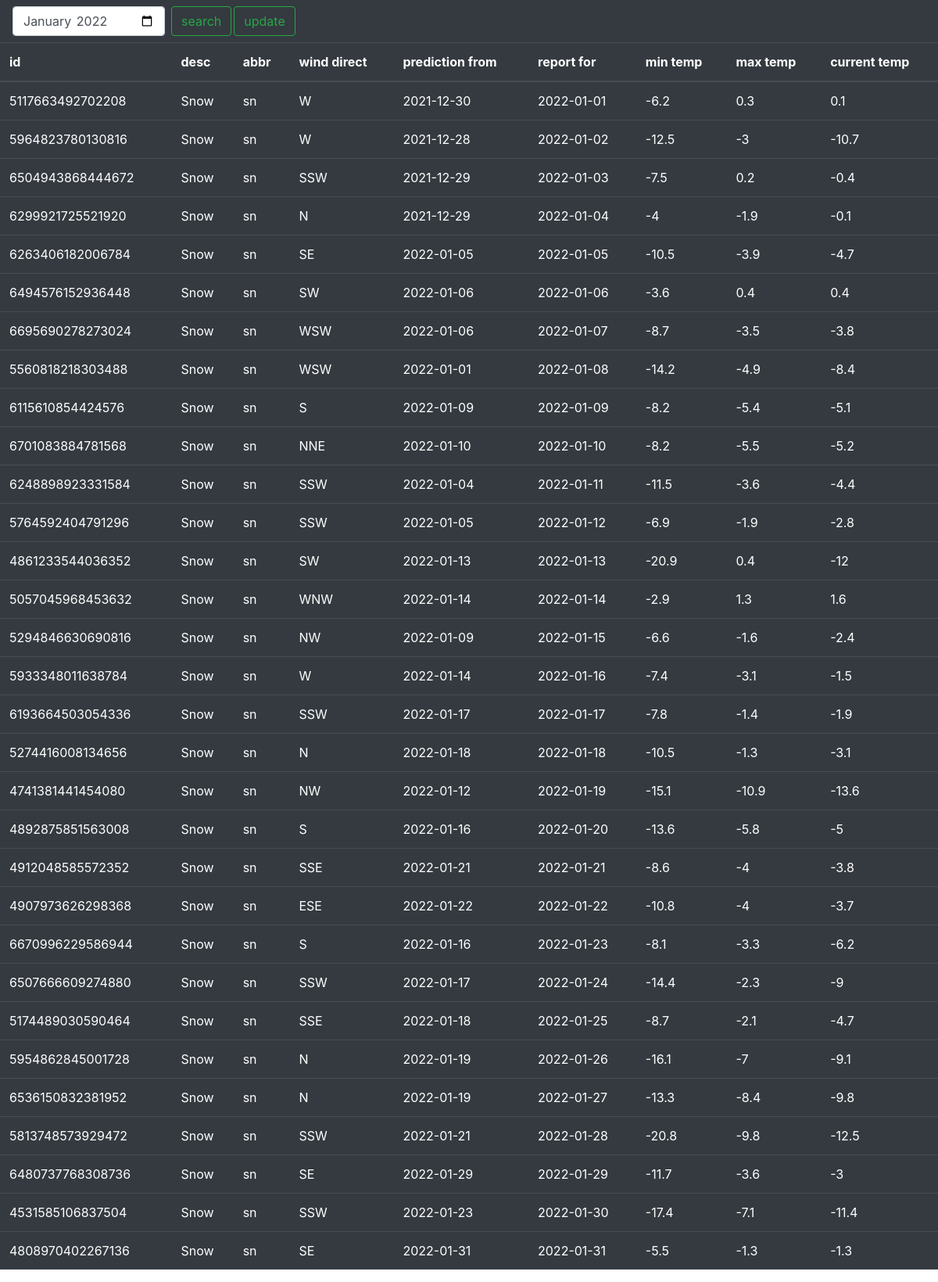
The page / on the database its author committed.
### tables this page shows
CREATE TABLE weather (
                                        id integer,
                                        weather_state_name text,
                                        weather_state_abbr text,
                                        wind_direction_compass text,
                                        created text,
                                        applicable_date text PRIMARY KEY,
                                        min_temp integer,
                                        max_temp integer,
                                        the_temp integer);

### run.py (the view, shortened to what this page needs)
@app.route("/", methods=["GET", "POST"])
def index():
    if request.method == "GET":
      date = time.strftime("%Y-%m")
      result = user_select(time.strftime("%Y-%m"))
      return render_template("index.html", data=result, cur_month=date)
    return render_template("index.html", data=result2, cur_month=userdate, showmodal=showmodal)

### db.py (called while the page is built)
def user_select(userdate):
    date=userdate
    conn = sqlite3.connect(dbfile)
    c = conn.cursor()
    result = c.execute("SELECT * FROM weather WHERE strftime('%Y-%m', applicable_date) = ? ORDER BY applicable_date ASC", (date,)).fetchall()
    conn.close()
    return(result)

### templates/index.html (shortened to what this page needs)
<!DOCTYPE html>
<html>
<link rel="stylesheet" href="https://cdn.jsdelivr.net/npm/bootstrap@4.6.1/dist/css/bootstrap.min.css">
<head>
</head>
<nav class="navbar navbar-dark bg-dark">
    <form action="{{ url_for('index') }}" method="post" class="form-inline my-2 my-lg-0">
     <input class="form-control mr-sm-2" type="month" id="start" name="update_month" value="{{cur_month}}"
       min="2016-01-01" max="2023-12-31">
      <input class="btn btn-outline-success my-2 my-sm-0" type ="submit" name="action" value="search">
      <input style="margin-left:3px" class="btn btn-outline-success my-2 my-sm-0" type ="submit" name="action" value="update">
    </form>
</nav>
<table class="table table-hover table-dark">
 <thead>
  <tr>
   <th>id</th>
   <th>desc</th>
   <th>abbr</th>
   <th>wind direct</th>
   <th>prediction from</th>
   <th>report for</th>
   <th>min temp</th>
   <th>max temp</th>
   <th>current temp</th>
   </tr>
   {% for row in data %}
        <tr>
        {% for d in row %}
            <td>{{ d }}</td>
        {% endfor %}
        </tr>
    {% endfor %}
</table>

### rows shown on the page
weather: id "5117663492702208", weather_state_name "Snow", weather_state_abbr "sn", row "W", created "2021-12-30", applicable_date "2022-01-01", min_temp "-6.2", max_temp "0.3", the_temp "0.1"
weather: id "5964823780130816", weather_state_name "Snow", weather_state_abbr "sn", row "W" "-3", created "2021-12-28", applicable_date "2022-01-02", min_temp "-12.5", the_temp "-10.7"
weather: id "6504943868444672", weather_state_name "Snow", weather_state_abbr "sn", wind_direction_compass "SSW", created "2021-12-29", applicable_date "2022-01-03", min_temp "-7.5", max_temp "0.2", the_temp "-0.4"
weather: id "6299921725521920", weather_state_name "Snow", weather_state_abbr "sn", row "N" "-4", created "2021-12-29", applicable_date "2022-01-04", max_temp "-1.9", the_temp "-0.1"
weather: id "6263406182006784", weather_state_name "Snow", weather_state_abbr "sn", wind_direction_compass "SE", created "2022-01-05", applicable_date "2022-01-05", min_temp "-10.5", max_temp "-3.9", the_temp "-4.7"
weather: id "6494576152936448", weather_state_name "Snow", weather_state_abbr "sn", wind_direction_compass "SW", created "2022-01-06", applicable_date "2022-01-06", min_temp "-3.6", max_temp "0.4", the_temp "0.4"
weather: id "6695690278273024", weather_state_name "Snow", weather_state_abbr "sn", wind_direction_compass "WSW", created "2022-01-06", applicable_date "2022-01-07", min_temp "-8.7", max_temp "-3.5", the_temp "-3.8"
weather: id "5560818218303488", weather_state_name "Snow", weather_state_abbr "sn", wind_direction_compass "WSW", created "2022-01-01", applicable_date "2022-01-08", min_temp "-14.2", max_temp "-4.9", the_temp "-8.4"
weather: id "6115610854424576", weather_state_name "Snow", weather_state_abbr "sn", row "S", created "2022-01-09", applicable_date "2022-01-09", min_temp "-8.2", max_temp "-5.4", the_temp "-5.1"
weather: id "6701083884781568", weather_state_name "Snow", weather_state_abbr "sn", wind_direction_compass "NNE", created "2022-01-10", applicable_date "2022-01-10", min_temp "-8.2", max_temp "-5.5", the_temp "-5.2"
weather: id "6248898923331584", weather_state_name "Snow", weather_state_abbr "sn", wind_direction_compass "SSW", created "2022-01-04", applicable_date "2022-01-11", min_temp "-11.5", max_temp "-3.6", the_temp "-4.4"
weather: id "5764592404791296", weather_state_name "Snow", weather_state_abbr "sn", wind_direction_compass "SSW", created "2022-01-05", applicable_date "2022-01-12", min_temp "-6.9", max_temp "-1.9", the_temp "-2.8"
weather: id "4861233544036352", weather_state_name "Snow", weather_state_abbr "sn", wind_direction_compass "SW", created "2022-01-13", applicable_date "2022-01-13", min_temp "-20.9", max_temp "0.4", the_temp "-12"
weather: id "5057045968453632", weather_state_name "Snow", weather_state_abbr "sn", wind_direction_compass "WNW", created "2022-01-14", applicable_date "2022-01-14", min_temp "-2.9", max_temp "1.3", the_temp "1.6"
weather: id "5294846630690816", weather_state_name "Snow", weather_state_abbr "sn", wind_direction_compass "NW", created "2022-01-09", applicable_date "2022-01-15", min_temp "-6.6", max_temp "-1.6", the_temp "-2.4"
weather: id "5933348011638784", weather_state_name "Snow", weather_state_abbr "sn", row "W", created "2022-01-14", applicable_date "2022-01-16", min_temp "-7.4", max_temp "-3.1", the_temp "-1.5"
weather: id "6193664503054336", weather_state_name "Snow", weather_state_abbr "sn", wind_direction_compass "SSW", created "2022-01-17", applicable_date "2022-01-17", min_temp "-7.8", max_temp "-1.4", the_temp "-1.9"
weather: id "5274416008134656", weather_state_name "Snow", weather_state_abbr "sn", row "N", created "2022-01-18", applicable_date "2022-01-18", min_temp "-10.5", max_temp "-1.3", the_temp "-3.1"
weather: id "4741381441454080", weather_state_name "Snow", weather_state_abbr "sn", wind_direction_compass "NW", created "2022-01-12", applicable_date "2022-01-19", min_temp "-15.1", max_temp "-10.9", the_temp "-13.6"
weather: id "4892875851563008", weather_state_name "Snow", weather_state_abbr "sn", row "S" "-5", created "2022-01-16", applicable_date "2022-01-20", min_temp "-13.6", max_temp "-5.8"
weather: id "4912048585572352", weather_state_name "Snow", weather_state_abbr "sn", wind_direction_compass "SSE", created "2022-01-21", applicable_date "2022-01-21", min_temp "-8.6", row "-4", the_temp "-3.8"
weather: id "4907973626298368", weather_state_name "Snow", weather_state_abbr "sn", wind_direction_compass "ESE", created "2022-01-22", applicable_date "2022-01-22", min_temp "-10.8", row "-4", the_temp "-3.7"
weather: id "6670996229586944", weather_state_name "Snow", weather_state_abbr "sn", row "S", created "2022-01-16", applicable_date "2022-01-23", min_temp "-8.1", max_temp "-3.3", the_temp "-6.2"
weather: id "6507666609274880", weather_state_name "Snow", weather_state_abbr "sn", wind_direction_compass "SSW", created "2022-01-17", applicable_date "2022-01-24", min_temp "-14.4", max_temp "-2.3", the_temp "-9"
weather: id "5174489030590464", weather_state_name "Snow", weather_state_abbr "sn", wind_direction_compass "SSE", created "2022-01-18", applicable_date "2022-01-25", min_temp "-8.7", max_temp "-2.1", the_temp "-4.7"
weather: id "5954862845001728", weather_state_name "Snow", weather_state_abbr "sn", row "N", created "2022-01-19", applicable_date "2022-01-26", min_temp "-16.1", max_temp "-7", the_temp "-9.1"
weather: id "6536150832381952", weather_state_name "Snow", weather_state_abbr "sn", row "N", created "2022-01-19", applicable_date "2022-01-27", min_temp "-13.3", max_temp "-8.4", the_temp "-9.8"
weather: id "5813748573929472", weather_state_name "Snow", weather_state_abbr "sn", wind_direction_compass "SSW", created "2022-01-21", applicable_date "2022-01-28", min_temp "-20.8", max_temp "-9.8", the_temp "-12.5"
weather: id "6480737768308736", weather_state_name "Snow", weather_state_abbr "sn", wind_direction_compass "SE", created "2022-01-29", applicable_date "2022-01-29", min_temp "-11.7", max_temp "-3.6", row "-3"
weather: id "4531585106837504", weather_state_name "Snow", weather_state_abbr "sn", wind_direction_compass "SSW", created "2022-01-23", applicable_date "2022-01-30", min_temp "-17.4", max_temp "-7.1", the_temp "-11.4"
weather: id "4808970402267136", weather_state_name "Snow", weather_state_abbr "sn", wind_direction_compass "SE", created "2022-01-31", applicable_date "2022-01-31", min_temp "-5.5", max_temp "-1.3", the_temp "-1.3"
